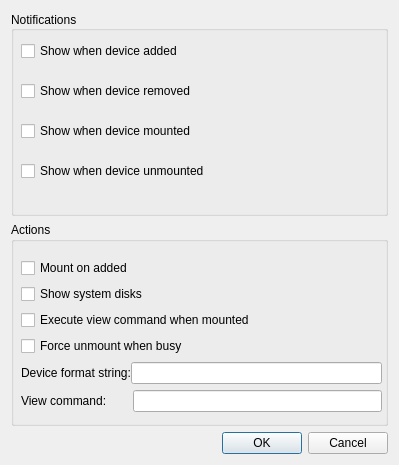
<?xml version="1.0" encoding="UTF-8"?>
<ui version="4.0">
 <class>SettingsDialog</class>
 <widget class="QDialog" name="SettingsDialog">
  <property name="geometry">
   <rect>
    <x>0</x>
    <y>0</y>
    <width>399</width>
    <height>465</height>
   </rect>
  </property>
  <property name="sizePolicy">
   <sizepolicy hsizetype="Fixed" vsizetype="Fixed">
    <horstretch>0</horstretch>
    <verstretch>0</verstretch>
   </sizepolicy>
  </property>
  <property name="windowTitle">
   <string>Dialog</string>
  </property>
  <layout class="QVBoxLayout" name="verticalLayout">
   <item>
    <widget class="QGroupBox" name="notificationsGBox">
     <property name="title">
      <string>Notifications</string>
     </property>
     <property name="alignment">
      <set>Qt::AlignLeading|Qt::AlignLeft|Qt::AlignVCenter</set>
     </property>
     <widget class="QWidget" name="verticalLayoutWidget">
      <property name="geometry">
       <rect>
        <x>10</x>
        <y>30</y>
        <width>361</width>
        <height>161</height>
       </rect>
      </property>
      <layout class="QVBoxLayout" name="nGBLayout">
       <property name="spacing">
        <number>20</number>
       </property>
       <property name="sizeConstraint">
        <enum>QLayout::SetFixedSize</enum>
       </property>
       <item>
        <widget class="QCheckBox" name="showAddedCBox">
         <property name="text">
          <string>Show when device added</string>
         </property>
        </widget>
       </item>
       <item>
        <widget class="QCheckBox" name="showRemovedCBox">
         <property name="text">
          <string>Show when device removed</string>
         </property>
        </widget>
       </item>
       <item>
        <widget class="QCheckBox" name="showMountedCBox">
         <property name="text">
          <string>Show when device mounted</string>
         </property>
        </widget>
       </item>
       <item>
        <widget class="QCheckBox" name="showUnmountedCBox">
         <property name="text">
          <string>Show when device unmounted</string>
         </property>
        </widget>
       </item>
      </layout>
     </widget>
    </widget>
   </item>
   <item>
    <widget class="QGroupBox" name="actionsGroupBox">
     <property name="title">
      <string>Actions</string>
     </property>
     <widget class="QWidget" name="verticalLayoutWidget_2">
      <property name="geometry">
       <rect>
        <x>10</x>
        <y>30</y>
        <width>361</width>
        <height>171</height>
       </rect>
      </property>
      <layout class="QVBoxLayout" name="verticalLayout_3">
       <property name="spacing">
        <number>0</number>
       </property>
       <item>
        <widget class="QCheckBox" name="mountAddedCBox">
         <property name="text">
          <string>Mount on added</string>
         </property>
        </widget>
       </item>
       <item>
        <widget class="QCheckBox" name="showInternalCBox">
         <property name="text">
          <string>Show system disks</string>
         </property>
        </widget>
       </item>
       <item>
        <widget class="QCheckBox" name="viewMountedCBox">
         <property name="text">
          <string>Execute view command when mounted</string>
         </property>
        </widget>
       </item>
       <item>
        <widget class="QCheckBox" name="forceUnmountCBox">
         <property name="text">
          <string>Force unmount when busy</string>
         </property>
        </widget>
       </item>
       <item>
        <layout class="QHBoxLayout" name="horizontalLayout">
         <item>
          <widget class="QLabel" name="label">
           <property name="text">
            <string>Device format string:</string>
           </property>
          </widget>
         </item>
         <item>
          <widget class="QLineEdit" name="formatStringEdit">
           <property name="clearButtonEnabled">
            <bool>true</bool>
           </property>
          </widget>
         </item>
        </layout>
       </item>
       <item>
        <layout class="QHBoxLayout" name="horizontalLayout_2">
         <item>
          <widget class="QLabel" name="label_2">
           <property name="text">
            <string>View command:        </string>
           </property>
          </widget>
         </item>
         <item>
          <widget class="QLineEdit" name="viewCommandEdit">
           <property name="clearButtonEnabled">
            <bool>true</bool>
           </property>
          </widget>
         </item>
        </layout>
       </item>
      </layout>
     </widget>
    </widget>
   </item>
   <item>
    <widget class="QDialogButtonBox" name="buttonBox">
     <property name="standardButtons">
      <set>QDialogButtonBox::Cancel|QDialogButtonBox::Ok</set>
     </property>
    </widget>
   </item>
  </layout>
 </widget>
 <resources/>
 <connections/>
</ui>
